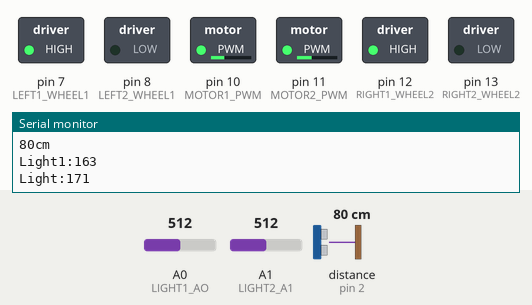
Recording of a sketch running on a simulated Arduino Uno, built with avr-gcc and run on an emulated ATmega328P. Parts: switched loads named in the sketch (green lamp = pin HIGH), the last lines printed to the serial monitor. Dashed ring = blinking. The test bench sets the inputs (shaded band); at power-on: distance to the obstacle (sensor on pin 2) 80 cm, A0 (LIGHT1_AO) = 512, A1 (LIGHT2_A1) = 512. The echo pulse lasts 58.3 µs per cm.

Above: at 1.2 s.
1.3 s: distance to the obstacle (sensor on pin 2) set to 53 cm
2.8 s: distance to the obstacle (sensor on pin 2) set to 47 cm
At 3.17 s:
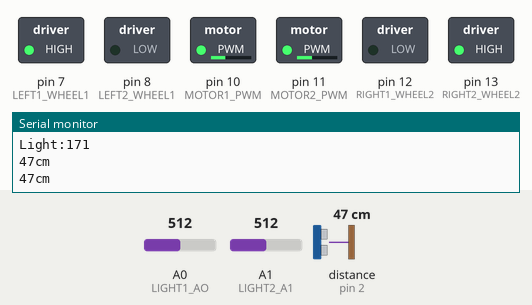
5.8 s: distance to the obstacle (sensor on pin 2) set to 120 cm
At 6.03 s:
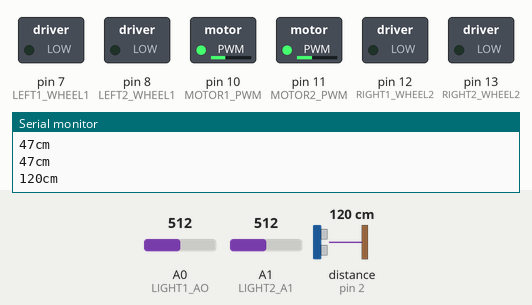
8.8 s: A0 (LIGHT1_AO) set to 716
At 10.1 s:
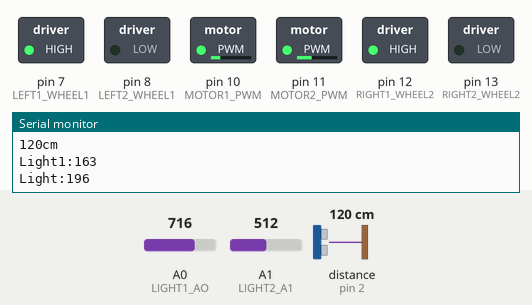
10.4 s: A1 (LIGHT2_A1) set to 900
At 11.7 s:
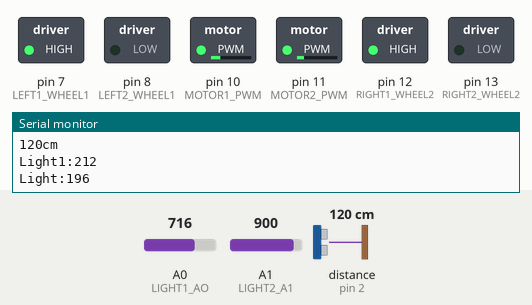
12.0 s: A0 (LIGHT1_AO) set to 306
At 13.0 s:
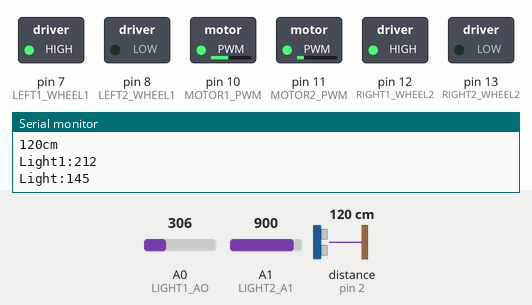
Timing chart, 0 to 14.6 s (numbered marks = the images above; inputs shaded):
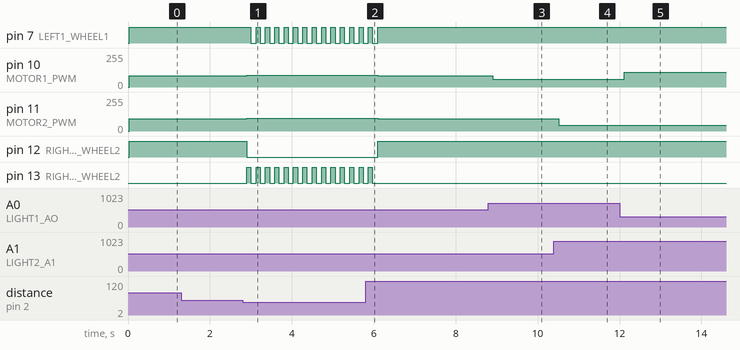

Measured:
- the behaviour switches between 50 and 49 cm on distance to the obstacle (sensor on pin 2) (found by bisection; images 0 and 1)
- after the input at 2.8 s, pin 7 (LEFT1_WHEEL1): alternates HIGH for 0.10 s and LOW for 0.13 s, starting after 0.20 s; pin 10 (MOTOR1_PWM): 84/255 → 90/255 after 0.10 s
- after the input at 5.8 s, pin 7 (LEFT1_WHEEL1): goes on until 6.1 s, then stays HIGH; pin 10 (MOTOR1_PWM): 90/255 → 84/255 after 0.30 s; pin 11 (MOTOR2_PWM): 95/255 → 92/255 after 0.30 s; pin 12 (RIGHT1_WHEEL2): LOW → HIGH after 0.30 s; pin 13 (RIGHT2_WHEEL2): goes on until 6.0 s, then stays LOW
- after the input at 8.8 s, pin 10 (MOTOR1_PWM): 84/255 → 59/255 after 0.11 s
- after the input at 10.4 s, pin 11 (MOTOR2_PWM): 92/255 → 43/255 after 0.11 s
- after the input at 12.0 s, pin 10 (MOTOR1_PWM): 59/255 → 110/255 after 0.12 s

The sketch:

CarRobot.ino
```cpp
/*
   Author:  Sundy
   TIME :   2 March,2016
   Subject: COMP5228 ESI
**/
#include "SR04.h"
#define FORWARD   1
#define BACKWARD  2
#define TURNRIGHT 3
#define TURNLEFT  4
#define STOP     5

/************step motor**********************/
#define LEFT1_WHEEL1  7
#define LEFT2_WHEEL1  8
#define RIGHT1_WHEEL2 12
#define RIGHT2_WHEEL2 13
#define MOTOR1_PWM    10
#define MOTOR2_PWM    11

/************UtraSonic sensor****************/
#define SOUND1_TRIG_PIN 2
#define SOUND1_ECHO_PIN 3

/************light sensor********************/
#define LIGHT1_AO   A0
#define LIGHT2_A1   A1

#define THRESHOLD 50
#define L_RIGHT    1
#define L_LEFT     2
#define L_FORWARD  3

// variables:
int sensorValue = 0;      // the sensor value
int sensorValue1 = 0;     // the sensor value

int sensorMin = 0;        // minimum sensor value
int sensorMax = 1023;     // maximum sensor value

/******general function********/
SR04 ReadSound1Dist() {
  return SR04(SOUND1_ECHO_PIN, SOUND1_TRIG_PIN);
}

long ReadLight1Analog(int lightID) {
  if (lightID == 0) {
    return analogRead(LIGHT1_AO) + 66;
  } else if (lightID == 1) {
    return analogRead(LIGHT2_A1);
  }
}

void UartInit() {
  Serial.begin(9600);
}

void MotorInit() {
  /************step motor**********************/
  pinMode(LEFT1_WHEEL1, OUTPUT);
  pinMode(LEFT2_WHEEL1, OUTPUT);
  pinMode(RIGHT1_WHEEL2, OUTPUT);
  pinMode(RIGHT2_WHEEL2, OUTPUT);

  pinMode(MOTOR1_PWM, OUTPUT);
  pinMode(MOTOR2_PWM, OUTPUT);
}

void MotorCtl(int direction) {
  /**************motor test***********************/
  switch (direction) {
    case FORWARD:
      //forward
      digitalWrite(7, HIGH);
      digitalWrite(8, LOW);
      digitalWrite(12, HIGH);
      digitalWrite(13, LOW);
      break;
    case BACKWARD:
      //backward
      digitalWrite(7, LOW);
      digitalWrite(8, HIGH);
      digitalWrite(12, LOW);
      digitalWrite(13, HIGH);
      break;
    case TURNRIGHT:
      //turn right
      digitalWrite(7, HIGH);
      digitalWrite(8, LOW);
      digitalWrite(12, LOW);
      digitalWrite(13, HIGH);
      break;
    case TURNLEFT:
      //turn left
      digitalWrite(7, LOW);
      digitalWrite(8, HIGH);
      digitalWrite(12, HIGH);
      digitalWrite(13, LOW);
      break;
    case STOP:
      //stop
      digitalWrite(7, LOW);
      digitalWrite(8, LOW);
      digitalWrite(12, LOW);
      digitalWrite(13, LOW);
      break;
  }
}


void SetMotorSpeed(int value) {
  int LeftSpeed = 0;
  int RightSpeed = 0;
  LeftSpeed += value;
  RightSpeed += value + 5;
  analogWrite(MOTOR1_PWM, LeftSpeed);
  analogWrite(MOTOR2_PWM, RightSpeed);
}


void MotorTest() {
  MotorCtl(FORWARD);
  delay(4000);
  MotorCtl(BACKWARD);
  delay(4000);
  MotorCtl(TURNRIGHT);
  delay(4000);
  MotorCtl(TURNLEFT);
  delay(4000);
  MotorCtl(STOP);
  delay(4000);
}

void UtraSonicTest() {
  int distance = ReadSound1Dist().Distance();
  Serial.print(distance);
  Serial.println("cm");
  delay(1000);
}

long UtraSoundTest() {
  digitalWrite(SOUND1_TRIG_PIN, LOW);
  delayMicroseconds(2);
  digitalWrite(SOUND1_TRIG_PIN, HIGH);
  delayMicroseconds(5);
  digitalWrite(SOUND1_TRIG_PIN, LOW);
  long distance = pulseIn(SOUND1_ECHO_PIN, HIGH);
  distance = distance / 29 / 2;
}

void LightSensorTest() {
  int LightValue1 = ReadLight1Analog(0); //读取模拟接口的值
  int LightValue2 = ReadLight1Analog(1); //读取模拟接口的值
  Serial.print("Light1:");
  Serial.println(LightValue1);         //输出模拟接口的值
  Serial.print("Light2:");
  Serial.println(LightValue2);         //输出模拟接口的值
  delay(1000);
}

bool ObsInFront() {
  long distance = ReadSound1Dist().Distance();
  Serial.print(distance);
  Serial.println("cm");
  if ((distance < 50))
    return true;
  else
    return false;
}

void TurnToSafe() {
  while (ObsInFront()) {
    SetMotorSpeed(100);
    MotorCtl(TURNRIGHT);
  }
}

void setup() {
  // put your setup code here, to run once:
  UartInit();
  MotorInit();
  /************UtraSonic sensor****************/


  /************Light Sensor********************/
}

int LightDirection() {
  //LightSensorTest();
  if (ReadLight1Analog(1) > (ReadLight1Analog(0)  + THRESHOLD)) {
    return L_RIGHT;
  } else if (ReadLight1Analog(0) > (ReadLight1Analog(1)  + THRESHOLD)) {
    return L_LEFT;
  } else if ((ReadLight1Analog(1) - 10) < ReadLight1Analog(0) < (ReadLight1Analog(1)  + 10)) {
    return L_FORWARD;
  } else if ((ReadLight1Analog(0) - 10) < ReadLight1Analog(1) < (ReadLight1Analog(0)  + 10)) {
    return L_FORWARD;
  }
  return 0;
}

int TurnAround() {
  int dir = LightDirection();
  switch (dir) {
    case 1:
      MotorCtl(TURNRIGHT);
      delay(150);
      break;
    case 2:
      MotorCtl(TURNLEFT);
      delay(150);
      break;
  }
  return dir;
}

void FollowLight() {
  int dir = LightDirection();
  switch (dir) {
    case 1:
      MotorCtl(TURNRIGHT);
      SetMotorSpeed(100);
      delay(100);
      break;
    case 2:
      MotorCtl(TURNLEFT);
      SetMotorSpeed(100);
      delay(100);
      break;
    case 3:
      MotorCtl(FORWARD);
      SetMotorSpeed(100);
      delay(400);
      break;
  }
}

void MidTerm() {
  bool NotSafe = ObsInFront();
  while (NotSafe) {
    SetMotorSpeed(90);
    MotorCtl(TURNRIGHT);
    delay(100);
    MotorCtl(STOP);
    NotSafe = ObsInFront();
    delay(100);
  }
  FollowLight();
}

void LightFinding() {
  sensorValue = analogRead(LIGHT1_AO);
  sensorValue1 = analogRead(LIGHT2_A1);

  sensorValue = map(sensorValue, sensorMin, sensorMax, 0, 255) + 15;
  sensorValue1 = map(sensorValue1, sensorMin, sensorMax, 0, 255);
  sensorValue = (sensorValue) / 2 + 100;
  sensorValue1 = (sensorValue1) / 2 + 100;

  Serial.println();
  Serial.print("Light1:");
  Serial.println(sensorValue1);
  Serial.print("Light:");
  Serial.println(sensorValue);

  MotorCtl(FORWARD);
  analogWrite(MOTOR1_PWM, 255 - sensorValue);
  analogWrite(MOTOR2_PWM,  255 - sensorValue1);
  delay(100);
}


void FinalExam() {
  bool NotSafe = ObsInFront();
  while (NotSafe) {
    SetMotorSpeed(90);
    MotorCtl(TURNRIGHT);
    delay(100);
    MotorCtl(STOP);
    NotSafe = ObsInFront();
    delay(100);
  }
  LightFinding();
}

void loop() {
  // put your main code here, to run repeatedly:
  FinalExam();
}
```
